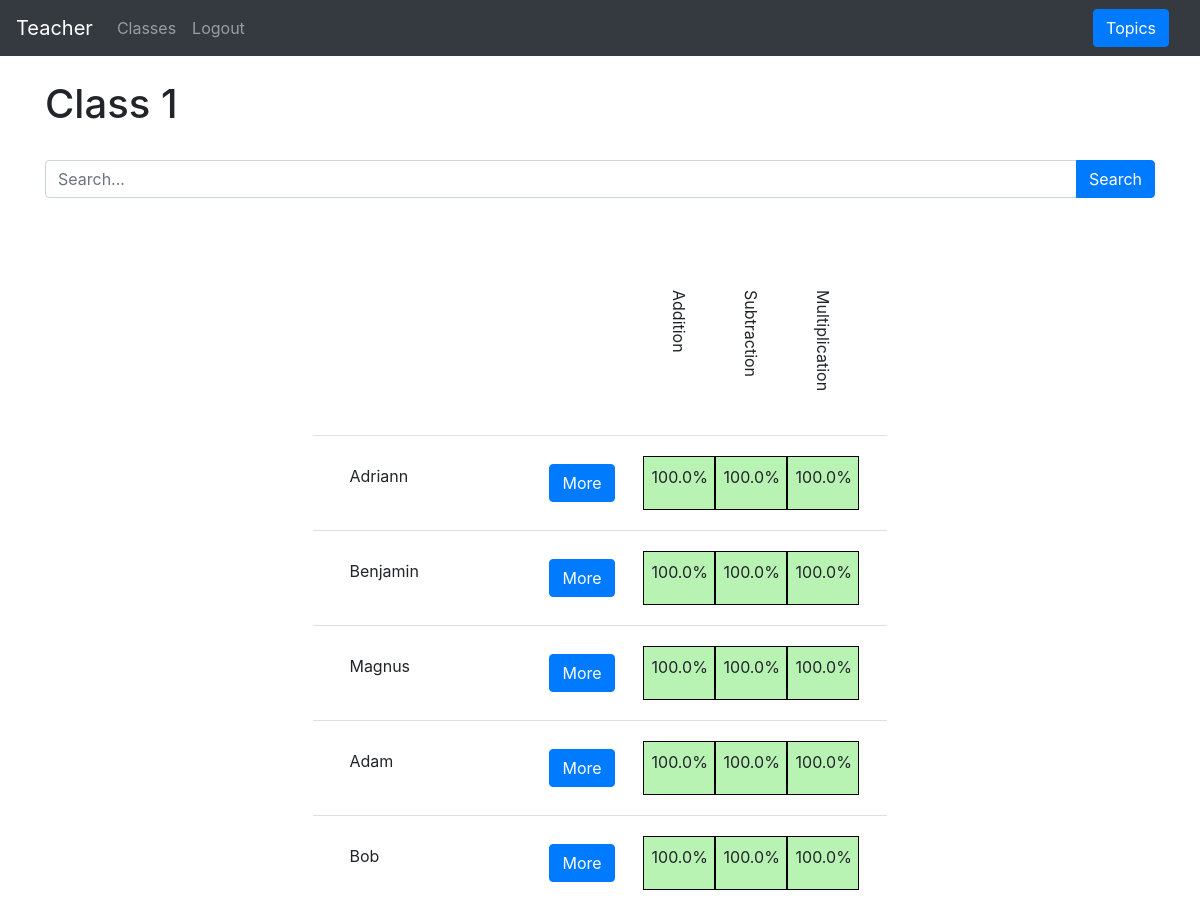
/teacher/group-detail/9 (signed in), run on the app's committed database.
### website/models.py (models this page shows)
class User(db.Model, UserMixin):
    id = db.Column(db.Integer, primary_key=True)
    email = db.Column(db.String(150), unique=True)
    password = db.Column(db.String(150))
    first_name = db.Column(db.String(150))
    teacher_id = db.relationship('Teacher', uselist=False, backref="user")
    student_id = db.relationship('Student', uselist=False, backref="user")

class Group(db.Model):
    id = db.Column(db.Integer, primary_key=True)
    name = db.Column(db.String(150))
    teacher_id = db.Column(db.Integer, db.ForeignKey('teacher.id'))
    student_ids = db.relationship('Student')
    topic_ids = db.relationship('Topic')

class Topic(db.Model):
    id = db.Column(db.Integer, primary_key=True)
    name = db.Column(db.String(150))
    active = db.Column(db.Boolean)
    locked = db.Column(db.Boolean)
    instances = db.Column(db.SmallInteger)
    date = db.Column(db.DateTime(timezone=True))
    group_id = db.Column(db.Integer, db.ForeignKey('group.id'))
    variable_ids = db.relationship('Variable')
    problem_ids = db.relationship('Problem')
    data_ids = db.relationship('Data')

class Student(db.Model):
    id = db.Column(db.Integer, primary_key=True)
    user_id = db.Column(db.Integer, db.ForeignKey('user.id'))
    group_id = db.Column(db.Integer, db.ForeignKey('group.id'))
    data_ids = db.relationship('Data')

class Data(db.Model):
    id = db.Column(db.Integer, primary_key=True)
    correct = db.Column(db.SmallInteger)
    completed = db.Column(db.SmallInteger)
    avg_time = db.Column(db.SmallInteger)
    accuracy = correct*100/completed
    last_done = db.Column(db.DateTime(timezone=True), default=func.now())
    topic_id = db.Column(db.Integer, db.ForeignKey('topic.id'))
    student_id = db.Column(db.Integer, db.ForeignKey('student.id'))

### website/teacher/teacher_views.py (the view)
@views.route('/group-detail/<group_id>', methods=['GET', 'POST'])
@login_required
def group_detail(group_id):
    if request.method == 'POST' and request.form.get('button').split(':')[0] == 'more':
        return redirect(url_for('teacher_views.student_overview', student_id=request.form.get('button').split(':')[1]))
    if request.method == 'POST' and request.form.get('button').split(':')[0] == 'topi':
        return redirect(url_for('teacher_views.topics', group_id=request.form['button'].split(':')[1]))
    else:
        group = Group.query.filter_by(id=group_id).first()
        students = []
        condition = ""
        if request.method == 'POST':
            condition = request.form['search']
        for student in group.student_ids:
            name = student.user.first_name
            if condition.lower() in name.lower():
                students.append(student)
        return render_template("teacher/group_detail.html", user=current_user, group=group, students=students)

### website/templates/teacher/group_detail.html
{% extends "base.html" %} {% block title %}Classes{% endblock %}
{% block extra_header %}<form method="POST"><button name="button" class="btn btn-primary" value="topi:{{ group.id }}">Topics</button></form>{% endblock %}
{% block content %}
<br>
<h1>{{ group.name }}</h1>
<br>
<form method='POST'>
<div class="input-group mb-3">
  <input name="search" type="text" class="form-control" placeholder="Search..." aria-label="Username" aria-describedby="basic-addon1">
  <div class="input-group-append">
    <button class="btn btn-primary" value="sear:ch" name="button">Search</button>
  </div>
</div>
<br>
<br>
<div style="display:flex; flex-direction: row; justify-content: center; align-items: center">
  {% if group.student_ids: %}
  <ul class="list-group list-group-flush">
    <li class="list-group-item">
      <div class="p-2">
        <div class="d-flex justify-content-end">
          {% for topic in group.topic_ids %}
          {% if topic.active %}
            <div class="d-flex p-2" ><p style="writing-mode: tb-rl">{{ topic.name }}</p></div>
            {% endif%}
          {% endfor %}
        </div>
    </li>
    {% for student in students %}
    <li class="list-group-item">
        <div class="p-2">
          <div class="d-flex justify-content-center">
            <div class="d-flex justify-content-between">
              <div class="p-2" style="width: 200px">{{ student.user.first_name | truncate(22) }}</div>
                <form method='POST'>
                  <div class="p-2">
                    <button type="submit" name="button" class="btn btn-primary" value="more:{{ student.id }}">More</button>
                  </div>
                </form>
              <div style="width:20px"></div>
            </div>
              {% for data in student.data_ids %}
              {% for topic in group.topic_ids %}
              {% if data.topic_id == topic.id and topic.active%}
          <div class="d-flex p-2" style="width: 72px; background-color: hsl({{ data.correct*115/data.completed}}, 73%, 83%); border:1px solid black">{{ '%0.1f'| format(data.correct*100/data.completed) }}%</div>
              {% endif %}
              {% endfor %}
              {% endfor %}
        </div>
    </li>
  {% endfor %}
  </ul>
  {% else %}
  <p>Once your students sign up you will be able to see them here.</p>
  {% endif %}
</div>
{% endblock %}

### website/templates/base.html (shortened to what this page needs)
<!DOCTYPE html>
<html>
  <head>
    <link
      rel="stylesheet"
      href="https://stackpath.bootstrapcdn.com/bootstrap/4.4.1/css/bootstrap.min.css"
    />
    <link
      rel="stylesheet"
      href="https://stackpath.bootstrapcdn.com/font-awesome/4.7.0/css/font-awesome.min.css"
    />
  </head>
  <body>
    <nav class="navbar navbar-expand-lg navbar-dark bg-dark justify-content-between">
      <div>
      <div class="collapse navbar-collapse" id="navbar">
        <div class="navbar-nav">
            {% if user.is_authenticated %}
            <a class="navbar-brand" id="page" href='#'>{{ user.first_name }}</a>
            {% if user.teacher_id %}
            <a class="nav-item nav-link" id="page" href="/teacher/">Classes</a>
            {% elif user.student_id %}
            <a class="nav-item nav-link" id="page" href="/student/dash">Dashboard</a>
            {% endif %}
            <a class="nav-item nav-link ml-auto align-left" id="logout" href="/logout">Logout</a>
            {% else %}
            <a class="nav-item nav-link" id="login" href="/login">Login</a>
            <a class="nav-item nav-link" id="signUp" href="/sign-up">Sign Up</a>
            {% endif%}
        </div>
      </div>
    </div>
    <div class="container justify-content-end my-2 my-sm-0">{% block extra_header %} {% endblock %}</div>
    </nav>
    <div class="container">{% block content %} {% endblock %}</div>
  </body>
</html>

### data on the page
User: first_name "Teacher"
Group: name "Class 1"
Topic: name "Addition"
Topic: name "Subtraction"
Topic: name "Multiplication"
Student: user.first_name "Adriann"
Data: data.correct*100/data.completed "100.0"
Data: data.correct*100/data.completed "100.0"
Data: data.correct*100/data.completed "100.0"
Student: user.first_name "Benjamin"
Data: data.correct*100/data.completed "100.0"
Data: data.correct*100/data.completed "100.0"
Data: data.correct*100/data.completed "100.0"
Student: user.first_name "Magnus"
Data: data.correct*100/data.completed "100.0"
Data: data.correct*100/data.completed "100.0"
Data: data.correct*100/data.completed "100.0"
Student: user.first_name "Adam"
Data: data.correct*100/data.completed "100.0"
Data: data.correct*100/data.completed "100.0"
Data: data.correct*100/data.completed "100.0"
Student: user.first_name "Bob"
Data: data.correct*100/data.completed "100.0"
Data: data.correct*100/data.completed "100.0"
Data: data.correct*100/data.completed "100.0"
